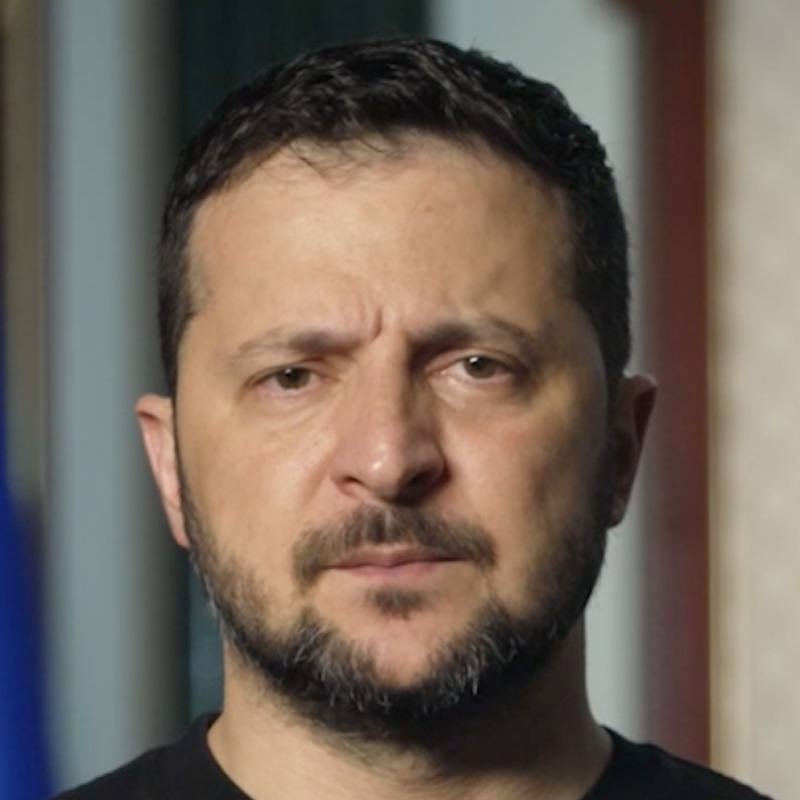
#> input picture 3/01_01_10.jpg, 800 x 800 px
$ python -i data_manager.py   (imports and definitions only)   (older library calls are emulated)
#> lines starting #> are read from the running program, lines starting #| are printed output that depends on the picture
#> further down, picture is the input picture: shape (800, 800, 3); mean B, G, R 89.7, 100.1, 112.9
"""
DataManager - Менеджер данных с парсингом дат и валидацией качества
Версия: 2.0
Дата: 2025-06-15
Исправлены все критические ошибки согласно правкам
"""

import os
import re
import cv2
import numpy as np
import pandas as pd
import logging
from datetime import datetime, timedelta, date
import datetime as dt
from pathlib import Path
from typing import Dict, List, Tuple, Optional, Any, Union
import json
import pickle
from collections import defaultdict

# Настройка логирования
# [8 lines not run here, left out]
logger = logging.getLogger(__name__)

# Импорт конфигурации
# [20 lines not run here, left out]

# ==================== КОНСТАНТЫ КАЧЕСТВА ИЗОБРАЖЕНИЙ ====================

# ИСПРАВЛЕНО: Пороги качества изображений согласно правкам
IMAGE_QUALITY_THRESHOLDS = {
    "min_face_size": 100,              # Минимальный размер лица в пикселях
    "blur_detection_threshold": 100,    # Порог детекции размытия (Laplacian variance)
    "max_noise_level": 30,             # Максимальный уровень шума (std)
    "min_resolution_width": 200,       # Минимальная ширина изображения
    "min_resolution_height": 200,      # Минимальная высота изображения
    "hist_extreme_ratio_threshold": 0.1, # Порог для экстремальных значений гистограммы
    "default_quality_threshold": 0.6   # Порог качества по умолчанию
}

# Веса для расчета общего качества
QUALITY_WEIGHTS = {
    "resolution": 0.25,
    "blur": 0.25,
    "noise": 0.25,
    "lighting": 0.25,
    "face_visibility": 0.0  # Пока не реализовано
}

# Исторические события для корреляции
DOCUMENTED_HISTORICAL_EVENTS = {
    "2000-03-26": {"type": "political", "description": "Президентские выборы", "importance": "high"},
    "2004-03-14": {"type": "political", "description": "Президентские выборы", "importance": "high"},
    "2008-05-07": {"type": "political", "description": "Передача полномочий", "importance": "medium"},
    "2012-05-07": {"type": "political", "description": "Президентские выборы", "importance": "high"},
    "2018-05-07": {"type": "political", "description": "Президентские выборы", "importance": "high"},
    "2020-03-01": {"type": "health", "description": "Пандемия COVID-19", "importance": "very_high"},
    "2024-03-17": {"type": "political", "description": "Президентские выборы", "importance": "high"}
}

# 01_01_10.jpg  01_01_10-2.jpeg
PATTERN = re.compile(
    r"^(?P<d>\d{2})_(?P<m>\d{2})_(?P<y>\d{2})(?:-(?P<idx>\d{1,2}))?\.jpe?g$", re.I
)

# ==================== ОСНОВНОЙ КЛАСС ====================

class DataManager:
    """
    Менеджер данных с полной функциональностью
    ИСПРАВЛЕНО: Все критические ошибки согласно правкам
    """

    def __init__(self):
        """Инициализация менеджера данных"""
        logger.info("Инициализация DataManager")

        # Хронологический индекс
        self.chronological_index = {}

        # Кэш качества изображений
        self.image_quality_cache = {}

        # Исторические события
        self.historical_events = self._load_historical_events()

        # Кэш результатов
        self.results_cache = {}

        # Статистика обработки
        self.processing_stats = {
            "total_processed": 0,
            "successful_parses": 0,
            "failed_parses": 0,
            "quality_passed": 0,
            "quality_failed": 0
        }

        logger.info("DataManager инициализирован")

    def _safe_load_image(self, img_input: Union[str, np.ndarray]) -> Optional[np.ndarray]:
        """
        Безопасно загружает изображение, если передан путь, или возвращает его, если это уже массив.
        Возвращает None, если загрузка не удалась.
        """
        if isinstance(img_input, str):
            try:
                img = cv2.imread(img_input)
                if img is None:
                    logger.error(f"Не удалось загрузить изображение по пути: {img_input}. Проверьте путь и формат файла.")
                return img
            except Exception as e:
                logger.error(f"Ошибка при чтении изображения {img_input}: {e}")
                return None
        elif isinstance(img_input, np.ndarray):
            return img_input
        else:
            logger.error(f"Неподдерживаемый тип ввода изображения: {type(img_input)}")
            return None

    def _load_historical_events(self) -> Dict[datetime, Dict[str, str]]:
        """Загрузка исторических событий"""
        try:
            events = {}
            for date_str, event_data in DOCUMENTED_HISTORICAL_EVENTS.items():
                try:
                    event_date = datetime.strptime(date_str, "%Y-%m-%d")
                    events[event_date] = event_data
                except ValueError as e:
                    logger.warning(f"Неверный формат даты события: {date_str}, ошибка: {e}")

            logger.info(f"Загружено {len(events)} исторических событий")
            return events

        except Exception as e:
            logger.error(f"Ошибка загрузки исторических событий: {e}")
            return {}

    # [73 lines left out: functions parse_date_from_filename, calculate_putin_age_on_date, create_master_chronological_index, not called in this run]

    def validate_image_quality_for_analysis(self, img_input: Union[str, np.ndarray]) -> Dict[str, Any]:
        """
        Валидация качества изображения на основе пороговых правил.
        """
        try:
            img = self._safe_load_image(img_input)
            if img is None:
                logger.warning(f"Изображение для валидации качества пусто или None после безопасной загрузки.")
                self.processing_stats["quality_failed"] += 1
                return {"quality_score": 0.0, "issues": ["empty_or_failed_load"], "error_code": ERROR_CODES["E002"]}

            if img.size == 0:
                logger.warning(f"Изображение для валидации качества пусто.")
                self.processing_stats["quality_failed"] += 1
                return {"quality_score": 0.0, "issues": ["empty_image"], "error_code": ERROR_CODES["E002"]}

            gray = cv2.cvtColor(img, cv2.COLOR_BGR2GRAY) if len(img.shape) == 3 else img
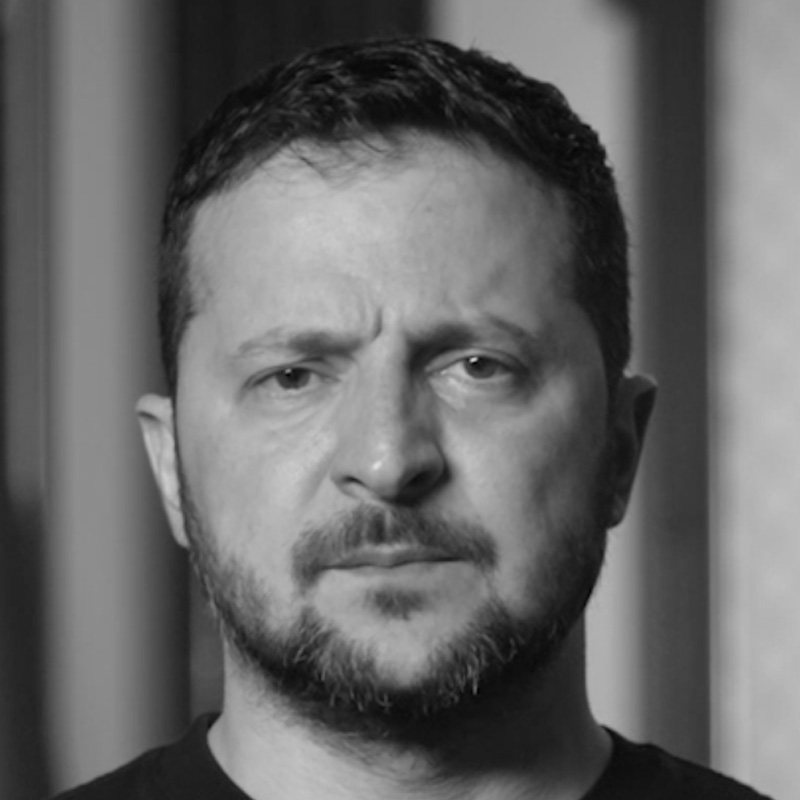
#> gray: shape (800, 800); min 1, max 225, mean 102.7

            blur = cv2.Laplacian(gray, cv2.CV_64F).var()
#> blur = 7.38
            noise = np.std(gray)
#> noise = 53.58
            hist = cv2.calcHist([gray], [0], None, [256], [0,256])
#> hist = 256 values, max 7192 at index 140, min 0 at index 0, mean 2500

            total_pixels = hist.sum()
#> total_pixels = 640000
            dark_frac = hist[:13].sum() / total_pixels if total_pixels > 0 else 0.0
#> dark_frac = 0.00184
            bright_frac = hist[-13:].sum() / total_pixels if total_pixels > 0 else 0.0
#> bright_frac = 0

            issues = []
            if blur < 100: issues.append("blur"); blur_flag = True
            else: blur_flag = False

            if noise > 30: issues.append("noise"); noise_flag = True
            else: noise_flag = False

            if dark_frac > 0.1 or bright_frac > 0.1: issues.append("lighting"); lighting_flag = True
            else: lighting_flag = False

            quality = 1 - 0.25*bool(blur_flag) - 0.25*bool(noise_flag) - 0.25*bool(lighting_flag)

            quality_result = {
                "quality_score": float(np.clip(quality, 0.0, 1.0)),
                "issues": issues,
                "blur_detection_result": float(blur),
                "noise_level": float(noise),
                "lighting_quality": 0.0 if lighting_flag else 1.0 # 0 if issue, 1 if no issue
            }
#> quality_result = {'quality_score': 0.5, 'issues': ['blur', 'noise'], 'blur_detection_result': 7.38, 'noise_level': 53.58, 'lighting_quality': 1}

            if quality_result["quality_score"] < CRITICAL_THRESHOLDS.get("min_quality_score", 0.6):
                quality_result["error_code"] = ERROR_CODES["E002"]
                self.processing_stats["quality_failed"] += 1
            else:
                self.processing_stats["quality_passed"] += 1

            logger.debug(f"Качество изображения: {quality_result['quality_score']:.3f}, Issues: {issues}")
            return quality_result

        except Exception as e:
            logger.error(f"Ошибка валидации качества изображения: {e}")
            quality_result = {
                "quality_score": 0.0,
                "issues": [f"Processing error: {str(e)}"],
                "blur_detection_result": 0.0,
                "noise_level": 0.0,
                "lighting_quality": 0.0,
#> (the run stopped early here; a loop or call above may not have finished)

$ run again, on 3/zelensky1.jpg
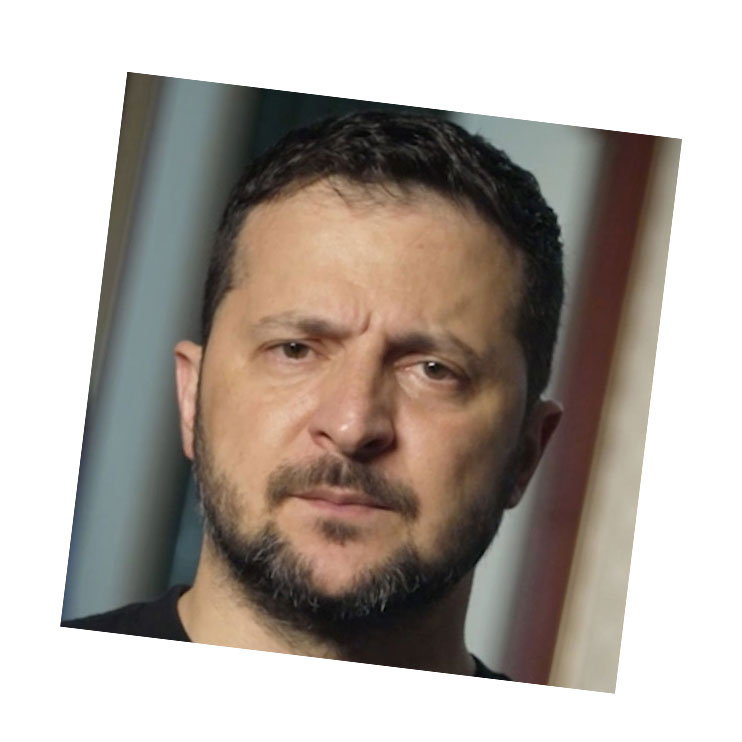
#> input picture 3/zelensky1.jpg, 742 x 742 px
#> picture is the input picture: shape (742, 742, 3); mean B, G, R 160.3, 167.3, 175.8
#> in validate_image_quality_for_analysis, `gray = cv2.cvtColor(img, cv2.COLOR_BGR2GRAY) if len(img.shape) == 3 el..`:
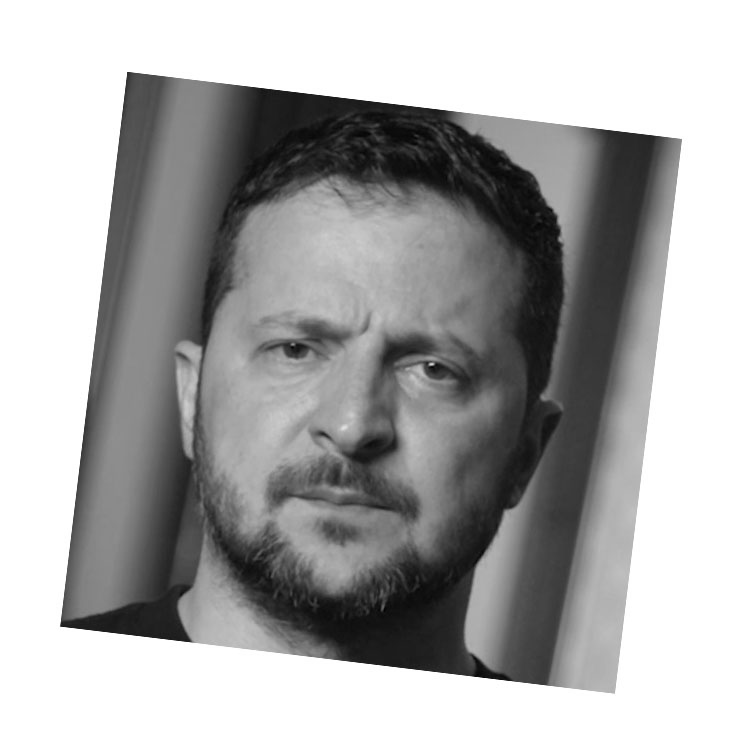
#> gray: shape (742, 742); min 1, max 255, mean 169.1
#> blur = 155.6
#> noise = 84.59
#> hist = 256 values, max 232201 at index 255, min 0 at index 0, mean 2150.6
#> total_pixels = 550564
#> dark_frac = 0.00142
#> bright_frac = 0.432
#> quality_result = {'quality_score': 0.5, 'issues': ['noise', 'lighting'], 'blur_detection_result': 155.6, 'noise_level': 84.59, 'lighting_quality': 0}

$ run again, on 3/zelensky2.jpg
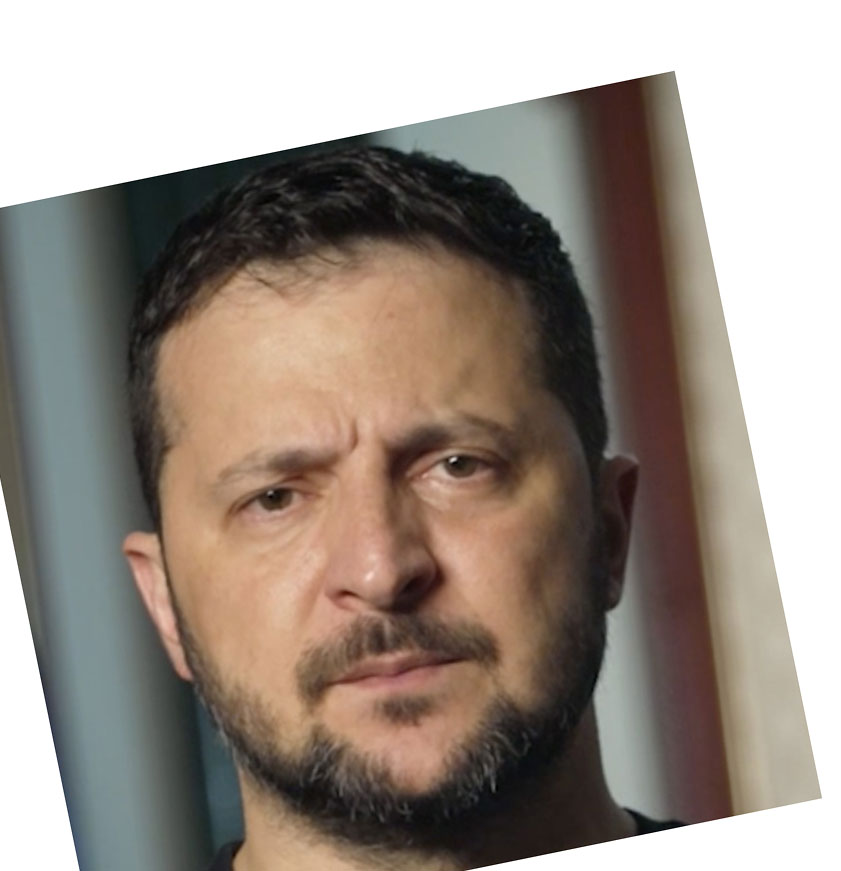
#> input picture 3/zelensky2.jpg, 841 x 871 px
#> picture is the input picture: shape (871, 841, 3); mean B, G, R 134.5, 143.5, 154.6
#> in validate_image_quality_for_analysis, `gray = cv2.cvtColor(img, cv2.COLOR_BGR2GRAY) if len(img.shape) == 3 el..`:
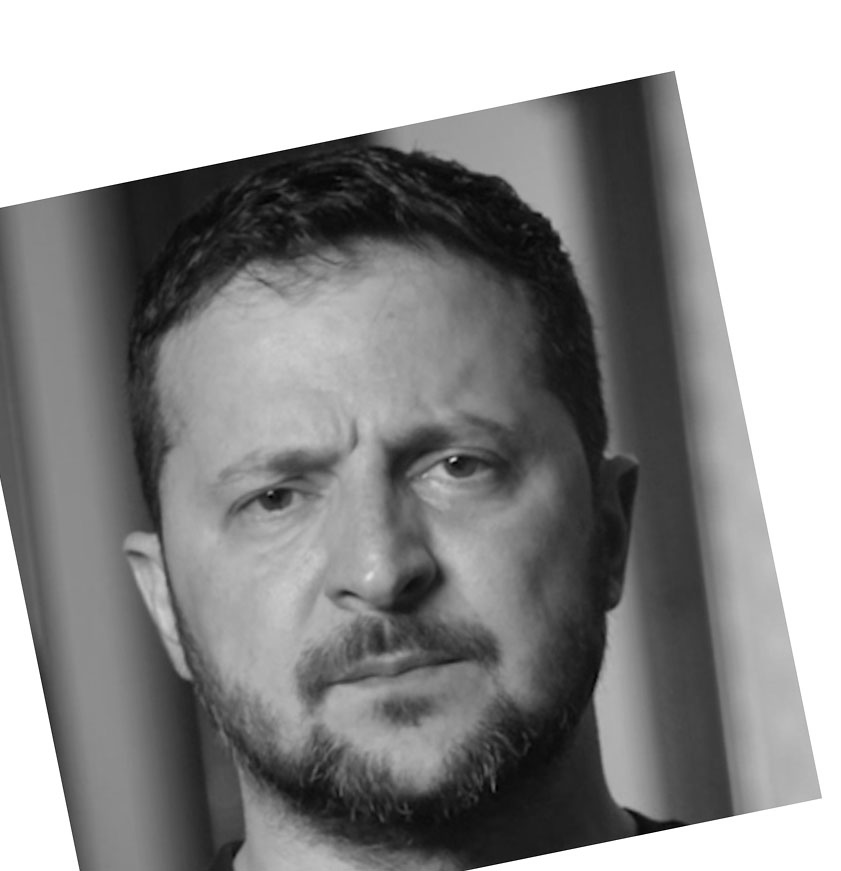
#> gray: shape (871, 841); min 0, max 255, mean 145.8
#> blur = 109.9
#> noise = 80.82
#> hist = 256 values, max 196817 at index 255, min 7 at index 0, mean 2861.4
#> total_pixels = 732511
#> dark_frac = 0.00191
#> bright_frac = 0.276
#> quality_result = {'quality_score': 0.5, 'issues': ['noise', 'lighting'], 'blur_detection_result': 109.9, 'noise_level': 80.82, 'lighting_quality': 0}
